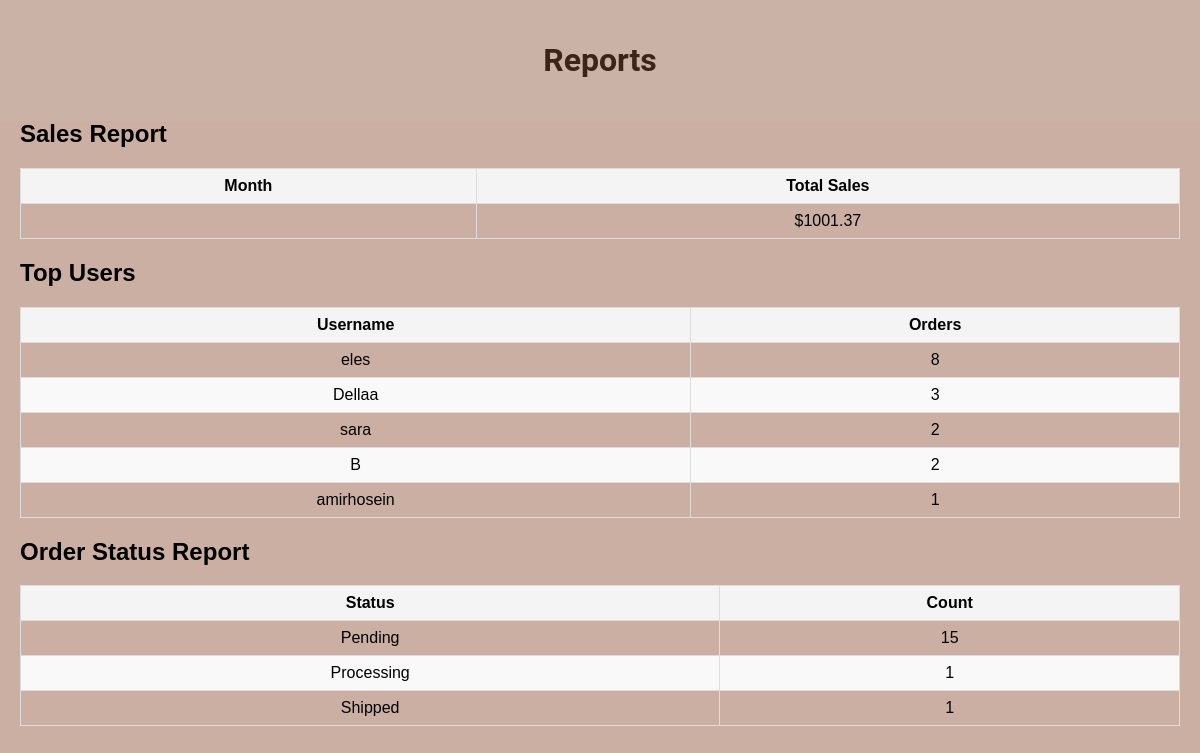
Screenshot of /view_reports with the database file from the repository.
### tables this page shows
CREATE TABLE "orders" (
    id INTEGER PRIMARY KEY AUTOINCREMENT,
    username TEXT NOT NULL,
    product_id INTEGER NOT NULL,
    status TEXT NOT NULL,
    total_price REAL NOT NULL, quantity INTEGER DEFAULT 1, product_name TEXT,
    FOREIGN KEY (product_id) REFERENCES products(id)
);

### app.py (the view)
@app.route('/view_reports', methods=['GET'])
def view_reports():
    conn = get_db()
    cursor = conn.cursor()
    cursor.execute('''
        SELECT  SUM(total_price) AS total_sales
        FROM orders

    ''')
    sales_reports = cursor.fetchall()
    cursor.execute('''
        SELECT username, COUNT(*) AS order_count
        FROM orders
        GROUP BY username
        ORDER BY order_count DESC
        LIMIT 5
    ''')
    user_reports = cursor.fetchall()
    cursor.execute('''
        SELECT status, COUNT(*) AS count
        FROM orders
        GROUP BY status
    ''')
    order_status_reports = cursor.fetchall()
    return render_template(
        'view_reports.html',
        sales_reports=sales_reports,
        user_reports=user_reports,
        order_status_reports=order_status_reports
    )

### app.py (called while the page is built)
def get_db():
    conn = sqlite3.connect(db)
    conn.row_factory = sqlite3.Row  # برای دسترسی به داده‌ها به صورت دیکشنری
    return conn

### templates/view_reports.html (shortened to what this page needs)
<!DOCTYPE html>
<html lang="en">
<head>
    <link rel="stylesheet" href="{{ url_for('static', filename='styles.css') }}">
</head>
<header>
    <h1>Reports</h1>
</header>
    <body>
    <section>
        <h2>Sales Report</h2>
        <table>
            <thead>
                <tr>
                    <th>Month</th>
                    <th>Total Sales</th>
                </tr>
            </thead>
            <tbody>
                {% for report in sales_reports %}
                <tr>
                    <td>{{ report['month'] }}</td>
                    <td>${{ report['total_sales'] }}</td>
                </tr>
                {% endfor %}
            </tbody>
        </table>
    </section>
    <section>
        <h2>Top Users</h2>
        <table>
            <thead>
                <tr>
                    <th>Username</th>
                    <th>Orders</th>
                </tr>
            </thead>
            <tbody>
                {% for report in user_reports %}
                <tr>
                    <td>{{ report['username'] }}</td>
                    <td>{{ report['order_count'] }}</td>
                </tr>
                {% endfor %}
            </tbody>
        </table>
    </section>
    <section>
        <h2>Order Status Report</h2>
        <table>
            <thead>
                <tr>
                    <th>Status</th>
                    <th>Count</th>
                </tr>
            </thead>
            <tbody>
                {% for report in order_status_reports %}
                <tr>
                    <td>{{ report['status'] }}</td>
                    <td>{{ report['count'] }}</td>
                </tr>
                {% endfor %}
            </tbody>
        </table>
    </section>
</body>
</html>

### static/styles.css (style rules this page uses)
table { width: 100%; border-collapse: collapse; }
thead { background-color: #f4f4f4; }
th, td { border: 1px solid #ddd; padding: 8px; text-align: center; }
tr:nth-child(even) { background-color: #f9f9f9; }
body { font-family: 'Poppins', sans-serif; background-color: #f5f5dc; }
h1 { color: #3b241a; }

### templates/view_reports.html (style rules this page uses)
header { color: white; text-align: center; padding: 20px 0; position: fixed; top: 0; left: 0; width: 100%; background-color: #cbb2a6; color: #4f392e; z-index: 1000; transition: all 0.4s ease-in-out; font-family: 'Roboto', sans-serif; }
body { font-family: 'Poppins', sans-serif; margin: 0; padding: 20px; background-color:#caafa2; margin-top: 80px; }

### rows the page displays
orders: username "amirhosein", order_count "1"
orders: status "Processing", count "1"
orders: status "Shipped", count "1"

### other values shown
{{ report['total_sales'] }} "1001.37"
{{ report['username'] }} "eles" "Dellaa" "sara" "B"
{{ report['order_count'] }} "8" "3" "2" "2"
{{ report['status'] }} "Pending"
{{ report['count'] }} "15"
